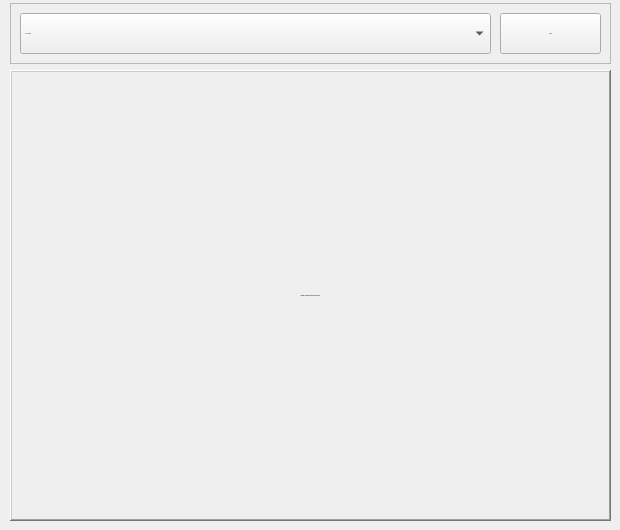
        <widget class="QWidget" name="Heatmap_3">
         <widget class="QLabel" name="heatmap_ai_analytics_label">
          <property name="geometry">
           <rect>
            <x>10</x>
            <y>70</y>
            <width>601</width>
            <height>451</height>
           </rect>
          </property>
          <property name="font">
           <font>
            <family>Segoe UI</family>
            <pointsize>-1</pointsize>
            <italic>true</italic>
           </font>
          </property>
          <property name="frameShape">
           <enum>QFrame::Shape::WinPanel</enum>
          </property>
          <property name="frameShadow">
           <enum>QFrame::Shadow::Raised</enum>
          </property>
          <property name="text">
           <string>Heatmap Visualization will be presented here.</string>
          </property>
          <property name="alignment">
           <set>Qt::AlignmentFlag::AlignCenter</set>
          </property>
         </widget>
         <widget class="QFrame" name="frame_15">
          <property name="geometry">
           <rect>
            <x>10</x>
            <y>3</y>
            <width>601</width>
            <height>61</height>
           </rect>
          </property>
          <property name="frameShape">
           <enum>QFrame::Shape::StyledPanel</enum>
          </property>
          <property name="frameShadow">
           <enum>QFrame::Shadow::Raised</enum>
          </property>
          <widget class="QComboBox" name="heatmap_actions_ai_analytics_combo_box">
           <property name="geometry">
            <rect>
             <x>10</x>
             <y>10</y>
             <width>471</width>
             <height>41</height>
            </rect>
           </property>
           <property name="font">
            <font>
             <family>Segoe UI</family>
             <pointsize>-1</pointsize>
             <italic>false</italic>
            </font>
           </property>
           <property name="currentText">
            <string>ALL ACTIONS</string>
           </property>
           <property name="currentIndex">
            <number>0</number>
           </property>
           <property name="maxVisibleItems">
            <number>12</number>
           </property>
           <item>
            <property name="text">
             <string>ALL ACTIONS</string>
            </property>
           </item>
           <item>
            <property name="text">
             <string>LEFT ARM EXTENDING SIDEWARDS</string>
            </property>
           </item>
           <item>
            <property name="text">
             <string>RIGHT ARM EXTENDING SIDEWARDS</string>
            </property>
           </item>
           <item>
            <property name="text">
             <string>FACING DOWNWARDS</string>
            </property>
           </item>
           <item>
            <property name="text">
             <string>FACING FORWARD</string>
            </property>
           </item>
           <item>
            <property name="text">
             <string>FACING LEFT</string>
            </property>
           </item>
           <item>
            <property name="text">
             <string>FACING RIGHT</string>
            </property>
           </item>
           <item>
            <property name="text">
             <string>SITTING</string>
            </property>
           </item>
           <item>
            <property name="text">
             <string>STANDING</string>
            </property>
           </item>
          </widget>
          <widget class="QPushButton" name="view_button_ai_analytics_heatmap">
           <property name="geometry">
            <rect>
             <x>490</x>
             <y>10</y>
             <width>101</width>
             <height>41</height>
            </rect>
           </property>
           <property name="font">
            <font>
             <family>Segoe UI</family>
             <pointsize>-1</pointsize>
             <italic>false</italic>
             <fontweight>DemiBold</fontweight>
            </font>
           </property>
           <property name="text">
            <string>VIEW</string>
           </property>
           <property name="icon">
            <iconset>
             <normaloff>:/icons_resource/search-13-256.png</normaloff>:/icons_resource/search-13-256.png</iconset>
           </property>
           <property name="iconSize">
            <size>
             <width>20</width>
             <height>25</height>
            </size>
           </property>
          </widget>
         </widget>
        </widget>
